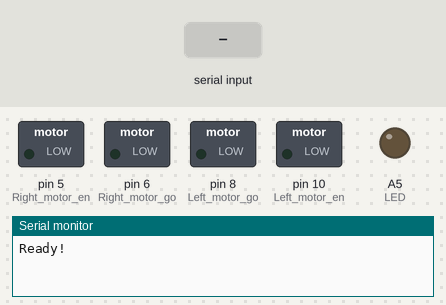
Bench run of a sketch on a simulated Arduino Uno, built with avr-gcc and run on an emulated ATmega328P. Parts: switched loads named in the sketch (green lamp = pin HIGH), output pins drawn as LEDs (lit = HIGH), the last lines printed to the serial monitor. Inputs (shaded band) come from the test bench.

Above: at 1.2 s.
1.3 s: "F" received over the second serial link
At 2.5 s:
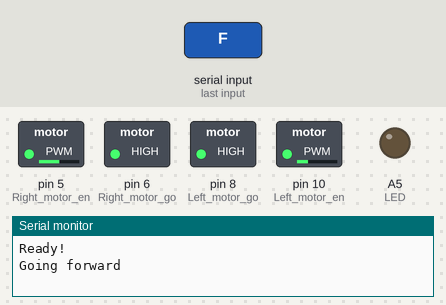
2.8 s: "L" received over the second serial link
At 3.3 s:
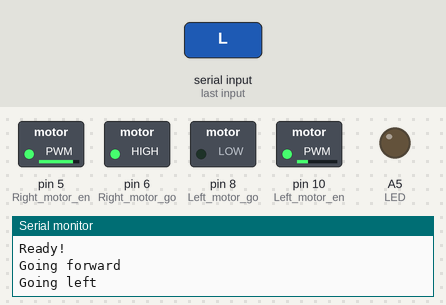
4.3 s: "R" received over the second serial link
At 5.1 s:
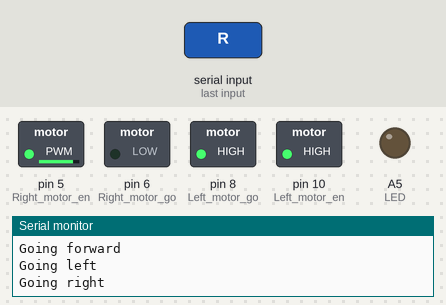
5.8 s: "B" received over the second serial link
At 7.0 s:
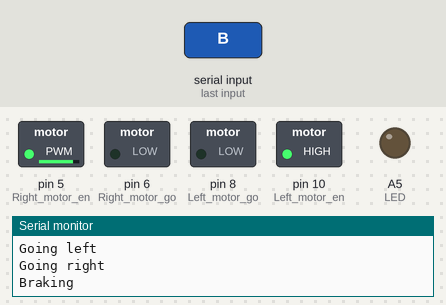
7.3 s: "L" received over the second serial link
At 7.6 s:
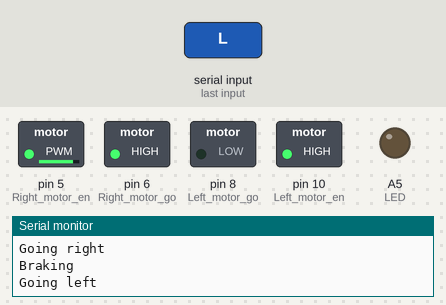
Timing chart, 0 to 9.8 s (numbered marks = the images above; inputs shaded):
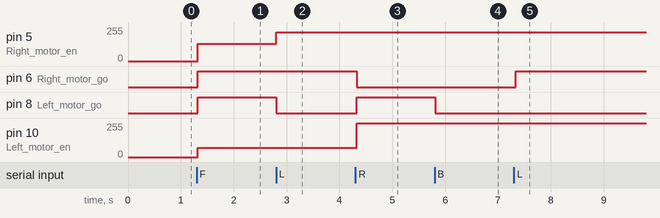

The sketch:

Autonocontrol.ino
```cpp
#include "SoftwareSerial.h"
SoftwareSerial serial_connection(3, 4);
const int BUFFER_SIZE = 64;
#define LED A5
char inData[BUFFER_SIZE];
char inChar = 1;
int i = 0;

int Left_motor_go=8;
int Left_motor_back=9;

int Right_motor_go=6;
int Right_motor_back=7;

int Right_motor_en=5;
int Left_motor_en=10;

int Left_led=3;//Left led
int Right_led=4;//Right led

int forward_speed = 129;
int even_out_speed = 59;
int left_turn_speed = 1650;
int right_turn_speed = 215;


void setup() {
  Serial.begin(9600);
  serial_connection.begin(9600);
  Serial.println("Ready!");
  pinMode(LED, OUTPUT);
  pinMode(Left_motor_go,OUTPUT);
  pinMode(Right_motor_go,OUTPUT);
  pinMode(Right_motor_en,OUTPUT);
  pinMode(Left_motor_en,OUTPUT);
}


void run()     // ahead
{
  analogWrite(Left_motor_en, forward_speed - even_out_speed);
  analogWrite(Right_motor_en, forward_speed);
  digitalWrite(Left_motor_go, HIGH);
  digitalWrite(Right_motor_go, HIGH);
}

void left()        //turn left
{

  analogWrite(Right_motor_en, right_turn_speed);
  digitalWrite(Left_motor_go, LOW);
  digitalWrite(Right_motor_go, HIGH);
}

void right()      //turn right
{
  analogWrite(Left_motor_en, left_turn_speed);
    digitalWrite(Right_motor_go, LOW);
  digitalWrite(Left_motor_go, HIGH);
}

void brake()         //STOP
{

  digitalWrite(Right_motor_go,LOW);//Stop the right motor
  //digitalWrite(Right_motor_back,LOW);
  digitalWrite(Left_motor_go,LOW);//Stop the left motor
  //digitalWrite(Left_motor_back,LOW);
  //delay(time * 100);  //Running time can be adjusted
  //led();

}

void loop() {
  byte byte_count = serial_connection.available();
  if (byte_count)
  {
    int first_bytes = byte_count;
    int remaining_bytes = 0;
    if (first_bytes >= (BUFFER_SIZE - 1))
    {
      remaining_bytes = byte_count - (BUFFER_SIZE - 1);
    }
    for (i = 0; i < first_bytes; i++)
    {
      inChar = serial_connection.read();
      inData[i] = inChar;
    }
    inData[i] = '\0';
    for (i = 0; i < remaining_bytes; i++)
    {
      inChar = serial_connection.read();
    }

    //Serial.println(inData);

    if (String(inData) == "F")
    {
      Serial.println("Going forward");
      run();
    }

    else if (String(inData) == "L")
    {
      Serial.println("Going left");
      left();
    }

    else if (String(inData) == "R")
    {
      Serial.println("Going right");
      right();
    }

    else if (String(inData) == "B")
    {
      Serial.println("Braking");
      brake();
    }

  }

  delay(1000/30);
}
```

Measured:
- after the input at 1.3 s, pin 5 (Right_motor_en): 0/255 → 129/255 at once; pin 6 (Right_motor_go), pin 8 (Left_motor_go): LOW → HIGH at once; pin 10 (Left_motor_en): 0/255 → 70/255 at once
- after the input at 2.8 s, pin 5 (Right_motor_en): 129/255 → 215/255 at once; pin 8 (Left_motor_go): HIGH → LOW at once
- after the input at 4.3 s, pin 6 (Right_motor_go): HIGH → LOW at once; pin 8 (Left_motor_go): LOW → HIGH at once; pin 10 (Left_motor_en): 70/255 → 255/255 at once
- after the input at 5.8 s, pin 8 (Left_motor_go): HIGH → LOW at once
- after the input at 7.3 s, pin 6 (Right_motor_go): LOW → HIGH at once
